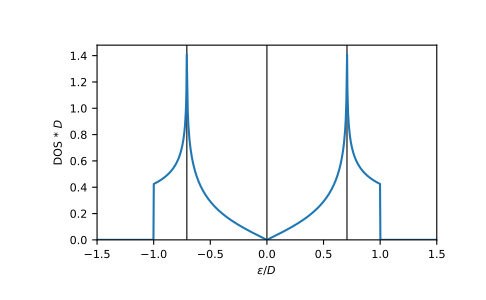

Write Python code to recreate this figure.
eps = np.linspace(-1.5, 1.5, num=1001)
dos = gt.lattice.lieb.dos(eps, half_bandwidth=1)

import matplotlib.pyplot as plt
for pos in (-2**-0.5, 0, +2**-0.5):
    _ = plt.axvline(pos, color='black', linewidth=0.8)
_ = plt.plot(eps, dos)
_ = plt.xlabel(r"$\epsilon/D$")
_ = plt.ylabel(r"DOS * $D$")
_ = plt.ylim(bottom=0)
_ = plt.xlim(left=eps.min(), right=eps.max())
plt.show()
